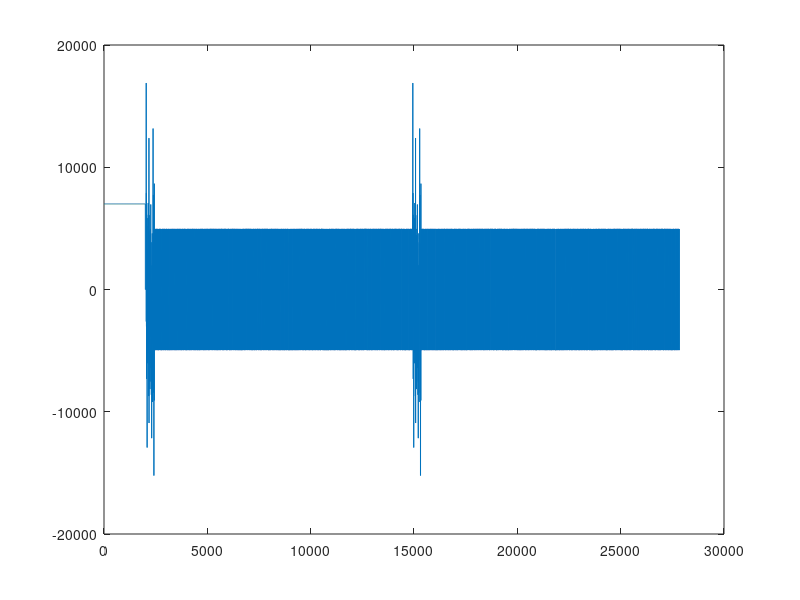

Write the MATLAB code that produced this figure.
%close all;
fid1=fopen('sent.dat','r');
x=fread(fid1,55680,'short');
fclose(fid1);

xComplex= zeros(1,55680/2);
count = 1;
for i=1:2:55680
    xComplex(count) = complex(x(i),x(i+1));
    count = count+1;
end

figure()
plot(real(xComplex));

%figure()
%semilogy(abs(fft(xComplex)));